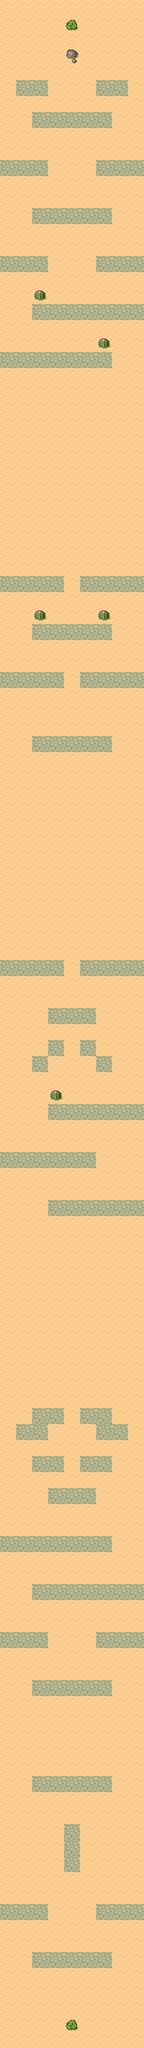

A level layout from a 2D game, rendered from its tile map. Below: a short description, then the map file with tile-grid data replaced by summaries:
An orthogonal 9x128 tile map with 32x32 px tiles, 1 tile layer (background) and 168 objects (168x object).

<map version="1.0" orientation="orthogonal" renderorder="right-down" width="9" height="128" tilewidth="32" tileheight="32" nextobjectid="457">
 <tileset firstgid="1" source="tilesets/desert.tsx" />
 <layer name="background" width="9" height="128">
  <data>[1152 cells, 1152 non-empty, 5 distinct tile ids]</data>
 </layer>
 <objectgroup name="enemies">
  <object id="434" name="enemy" type="object" x="64" y="576" width="32" height="32">
   <properties>
    <property name="isSensor" type="bool" value="true" />
   </properties>
  </object>
  <object id="436" name="enemy" type="object" x="192" y="672" width="32" height="32">
   <properties>
    <property name="isSensor" type="bool" value="true" />
   </properties>
  </object>
  <object id="437" name="enemy" type="object" x="64" y="1216" width="32" height="32">
   <properties>
    <property name="isSensor" type="bool" value="true" />
   </properties>
  </object>
  <object id="438" name="enemy" type="object" x="96" y="2176" width="32" height="32">
   <properties>
    <property name="isSensor" type="bool" value="true" />
   </properties>
  </object>
  <object id="456" name="enemy" type="object" x="192" y="1216" width="32" height="32">
   <properties>
    <property name="isSensor" type="bool" value="true" />
   </properties>
  </object>
 </objectgroup>
 <objectgroup name="towers">
  <object id="453" name="tower" type="object" x="0" y="352" width="32" height="32">
   <properties>
    <property name="awake" type="bool" value="true" />
    <property name="bodyType" value="DynamicBody" />
    <property name="density" type="float" value="1" />
   </properties>
   <ellipse />
  </object>
  <object id="454" name="tower" type="object" x="256" y="352" width="32" height="32">
   <properties>
    <property name="awake" type="bool" value="true" />
    <property name="bodyType" value="DynamicBody" />
    <property name="density" type="float" value="1" />
   </properties>
   <ellipse />
  </object>
  <object id="455" name="tower" type="object" x="128" y="3392" width="32" height="32">
   <properties>
    <property name="awake" type="bool" value="true" />
    <property name="bodyType" value="DynamicBody" />
    <property name="density" type="float" value="1" />
   </properties>
   <ellipse />
  </object>
 </objectgroup>
 <objectgroup name="obstacles">
  <object id="4" type="object" x="128" y="96" width="32" height="32" />
  <object id="21" type="object" x="128" y="3648" width="32" height="96" />
  <object id="47" type="object" x="96" y="2016" width="32" height="32" />
  <object id="48" type="object" x="128" y="2016" width="32" height="32" />
  <object id="50" type="object" x="160" y="2016" width="32" height="32" />
  <object id="53" type="object" x="96" y="2080" width="32" height="32" />
  <object id="54" type="object" x="64" y="2112" width="32" height="32" />
  <object id="55" type="object" x="160" y="2080" width="32" height="32" />
  <object id="56" type="object" x="192" y="2112" width="32" height="32" />
  <object id="137" type="object" x="96" y="2976" width="32" height="32" />
  <object id="139" type="object" x="160" y="2976" width="32" height="32" />
  <object id="140" type="object" x="128" y="2976" width="32" height="32" />
  <object id="141" type="object" x="64" y="1248" width="32" height="32" />
  <object id="142" type="object" x="192" y="1248" width="32" height="32" />
  <object id="143" type="object" x="160" y="1248" width="32" height="32" />
  <object id="144" type="object" x="128" y="1248" width="32" height="32" />
  <object id="145" type="object" x="96" y="1248" width="32" height="32" />
  <object id="146" type="object" x="192" y="1472" width="32" height="32" />
  <object id="147" type="object" x="160" y="1472" width="32" height="32" />
  <object id="148" type="object" x="128" y="1472" width="32" height="32" />
  <object id="149" type="object" x="96" y="1472" width="32" height="32" />
  <object id="150" type="object" x="64" y="1472" width="32" height="32" />
  <object id="212" type="object" x="96" y="1152" width="32" height="32" />
  <object id="213" type="object" x="64" y="1152" width="32" height="32" />
  <object id="214" type="object" x="32" y="1152" width="32" height="32" />
  <object id="215" type="object" x="0" y="1152" width="32" height="32" />
  <object id="216" type="object" x="256" y="1152" width="32" height="32" />
  <object id="217" type="object" x="224" y="1152" width="32" height="32" />
  <object id="218" type="object" x="192" y="1152" width="32" height="32" />
  <object id="219" type="object" x="160" y="1152" width="32" height="32" />
  <object id="220" type="object" x="32" y="1344" width="32" height="32" />
  <object id="221" type="object" x="64" y="1344" width="32" height="32" />
  <object id="222" type="object" x="0" y="1344" width="32" height="32" />
  <object id="223" type="object" x="96" y="1344" width="32" height="32" />
  <object id="224" type="object" x="192" y="1344" width="32" height="32" />
  <object id="225" type="object" x="224" y="1344" width="32" height="32" />
  <object id="226" type="object" x="160" y="1344" width="32" height="32" />
  <object id="227" type="object" x="256" y="1344" width="32" height="32" />
  <object id="228" type="object" x="96" y="1920" width="32" height="32" />
  <object id="229" type="object" x="0" y="1920" width="32" height="32" />
  <object id="230" type="object" x="32" y="1920" width="32" height="32" />
  <object id="231" type="object" x="64" y="1920" width="32" height="32" />
  <object id="232" type="object" x="256" y="1920" width="32" height="32" />
  <object id="233" type="object" x="160" y="1920" width="32" height="32" />
  <object id="234" type="object" x="192" y="1920" width="32" height="32" />
  <object id="235" type="object" x="224" y="1920" width="32" height="32" />
  <object id="236" type="object" x="96" y="2208" width="32" height="32" />
  <object id="237" type="object" x="192" y="2208" width="32" height="32" />
  <object id="238" type="object" x="160" y="2208" width="32" height="32" />
  <object id="239" type="object" x="128" y="2208" width="32" height="32" />
  <object id="240" type="object" x="256" y="2208" width="32" height="32" />
  <object id="241" type="object" x="224" y="2208" width="32" height="32" />
  <object id="242" type="object" x="160" y="2304" width="32" height="32" />
  <object id="243" type="object" x="0" y="2304" width="32" height="32" />
  <object id="244" type="object" x="96" y="2304" width="32" height="32" />
  <object id="245" type="object" x="64" y="2304" width="32" height="32" />
  <object id="246" type="object" x="128" y="2304" width="32" height="32" />
  <object id="247" type="object" x="32" y="2304" width="32" height="32" />
  <object id="248" type="object" x="256" y="2400" width="32" height="32" />
  <object id="249" type="object" x="96" y="2400" width="32" height="32" />
  <object id="250" type="object" x="192" y="2400" width="32" height="32" />
  <object id="251" type="object" x="160" y="2400" width="32" height="32" />
  <object id="252" type="object" x="224" y="2400" width="32" height="32" />
  <object id="253" type="object" x="128" y="2400" width="32" height="32" />
  <object id="341" type="object" x="32" y="704" width="32" height="32" />
  <object id="342" type="object" x="64" y="704" width="32" height="32" />
  <object id="343" type="object" x="0" y="704" width="32" height="32" />
  <object id="344" type="object" x="96" y="704" width="32" height="32" />
  <object id="345" type="object" x="192" y="704" width="32" height="32" />
  <object id="346" type="object" x="128" y="704" width="32" height="32" />
  <object id="347" type="object" x="160" y="704" width="32" height="32" />
  <object id="348" type="object" x="224" y="608" width="32" height="32" />
  <object id="349" type="object" x="192" y="608" width="32" height="32" />
  </objectgroup>
 <objectgroup name="border">
  <!-- 3 objects omitted --></objectgroup>
</map>
<!-- 87 of 168 objects omitted -->
